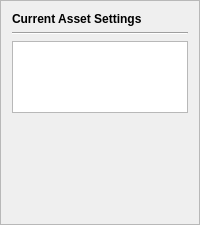
        <widget class="QFrame" name="frame_3">
         <property name="frameShape">
          <enum>QFrame::StyledPanel</enum>
         </property>
         <property name="frameShadow">
          <enum>QFrame::Raised</enum>
         </property>
         <layout class="QVBoxLayout" name="verticalLayout_8">
          <item>
           <layout class="QVBoxLayout" name="verticalLayout_9">
            <item>
             <widget class="QLabel" name="currentDataLabel">
              <property name="font">
               <font>
                <weight>75</weight>
                <bold>true</bold>
               </font>
              </property>
              <property name="lineWidth">
               <number>1</number>
              </property>
              <property name="text">
               <string>Current Asset Settings</string>
              </property>
             </widget>
            </item>
            <item>
             <widget class="Line" name="line">
              <property name="orientation">
               <enum>Qt::Horizontal</enum>
              </property>
             </widget>
            </item>
            <item>
             <widget class="QTextBrowser" name="currentAssetData">
              <property name="lineWidth">
               <number>0</number>
              </property>
              <property name="verticalScrollBarPolicy">
               <enum>Qt::ScrollBarAsNeeded</enum>
              </property>
              <property name="horizontalScrollBarPolicy">
               <enum>Qt::ScrollBarAsNeeded</enum>
              </property>
              <property name="sizeAdjustPolicy">
               <enum>QAbstractScrollArea::AdjustToContents</enum>
              </property>
             </widget>
            </item>
            <item>
             <spacer name="verticalSpacer_3">
              <property name="orientation">
               <enum>Qt::Vertical</enum>
              </property>
              <property name="sizeHint" stdset="0">
               <size>
                <width>20</width>
                <height>100</height>
               </size>
              </property>
             </spacer>
            </item>
           </layout>
          </item>
         </layout>
        </widget>
